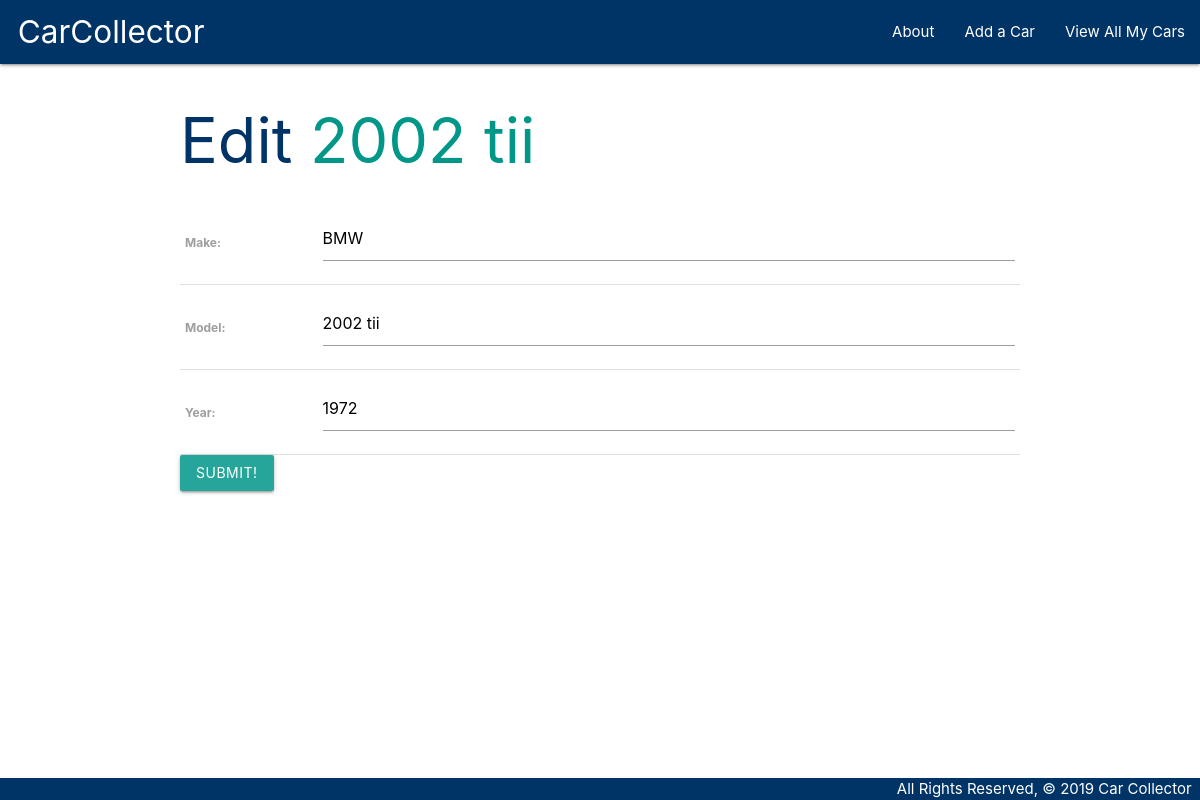
/cars/2/update/, run on the app's committed database.
### main_app/models.py (models this page shows, shortened)
class Car(models.Model):
    make = models.CharField(max_length=50)
    model = models.CharField(max_length=50)
    year = models.IntegerField()

### main_app/views.py (the view)
# urls.py: path('cars/<int:pk>/update/', views.CarUpdate.as_view(), name='cars_update'),
class CarUpdate(UpdateView):
  model = Car
  fields = '__all__'

### main_app/templates/main_app/car_form.html (shortened to what this page needs)
{% extends 'base.html' %}
{% block content %}
    {% if object %}
    <h1>Edit <span class="teal-text">{{object.model}}</span></h1>
    {% else %}
    <h1>Add Car</h1>
    {% endif %}
    <form action="" method="post">
        <table>
            {{ form.as_table }}
        </table>
        <input type="submit" value="Submit!" class="btn">
    </form>
{% endblock %}

### main_app/static/css/style.css (style rules this page uses)
h1, h2 { color: #003366 }
body { display: flex; min-height: 100vh; flex-direction: column; }

### data on the page
Car: model "2002 tii", make "BMW", year "1972"
